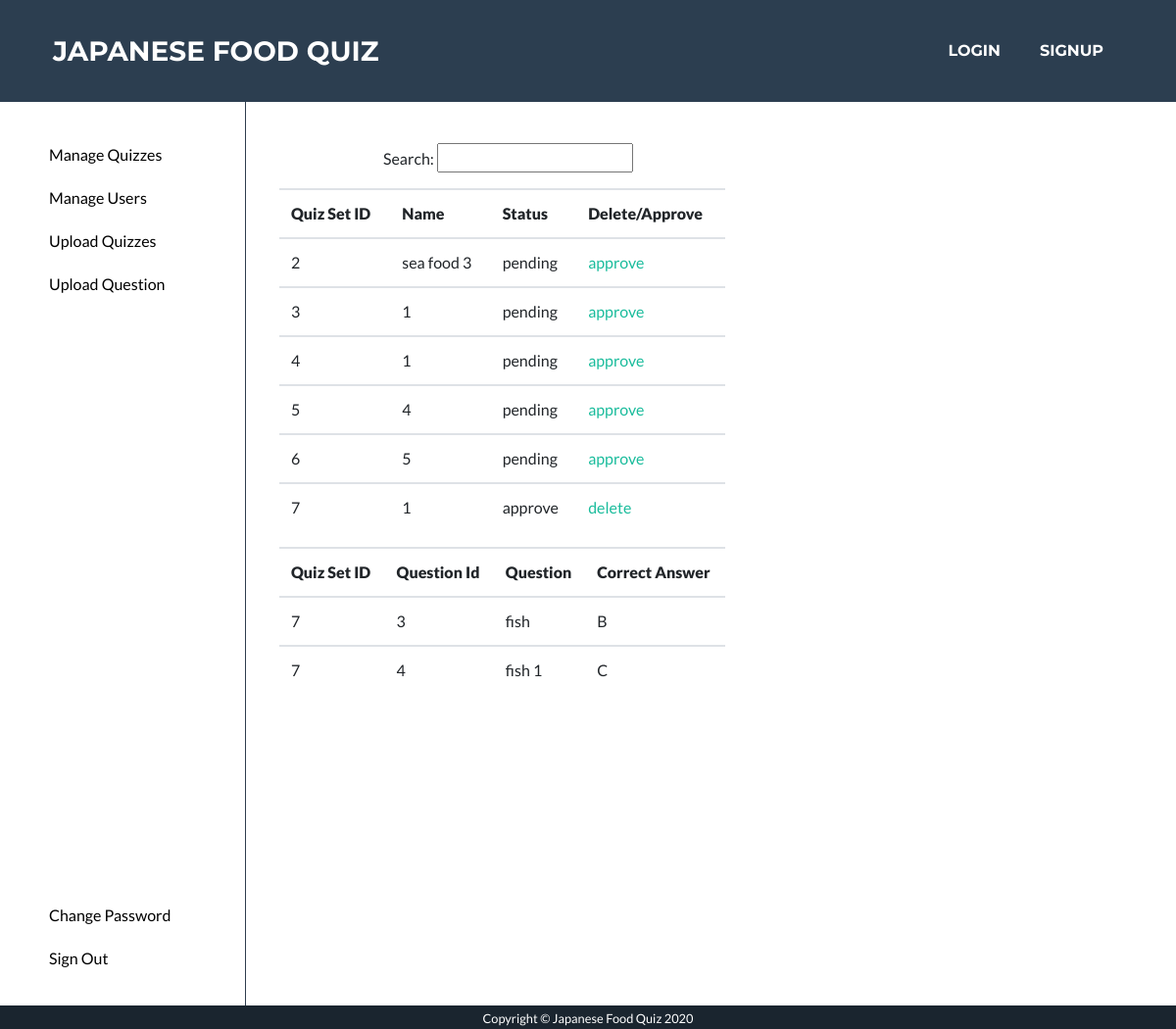
The page /manage_quiz (signed in) on the database as committed earlier.
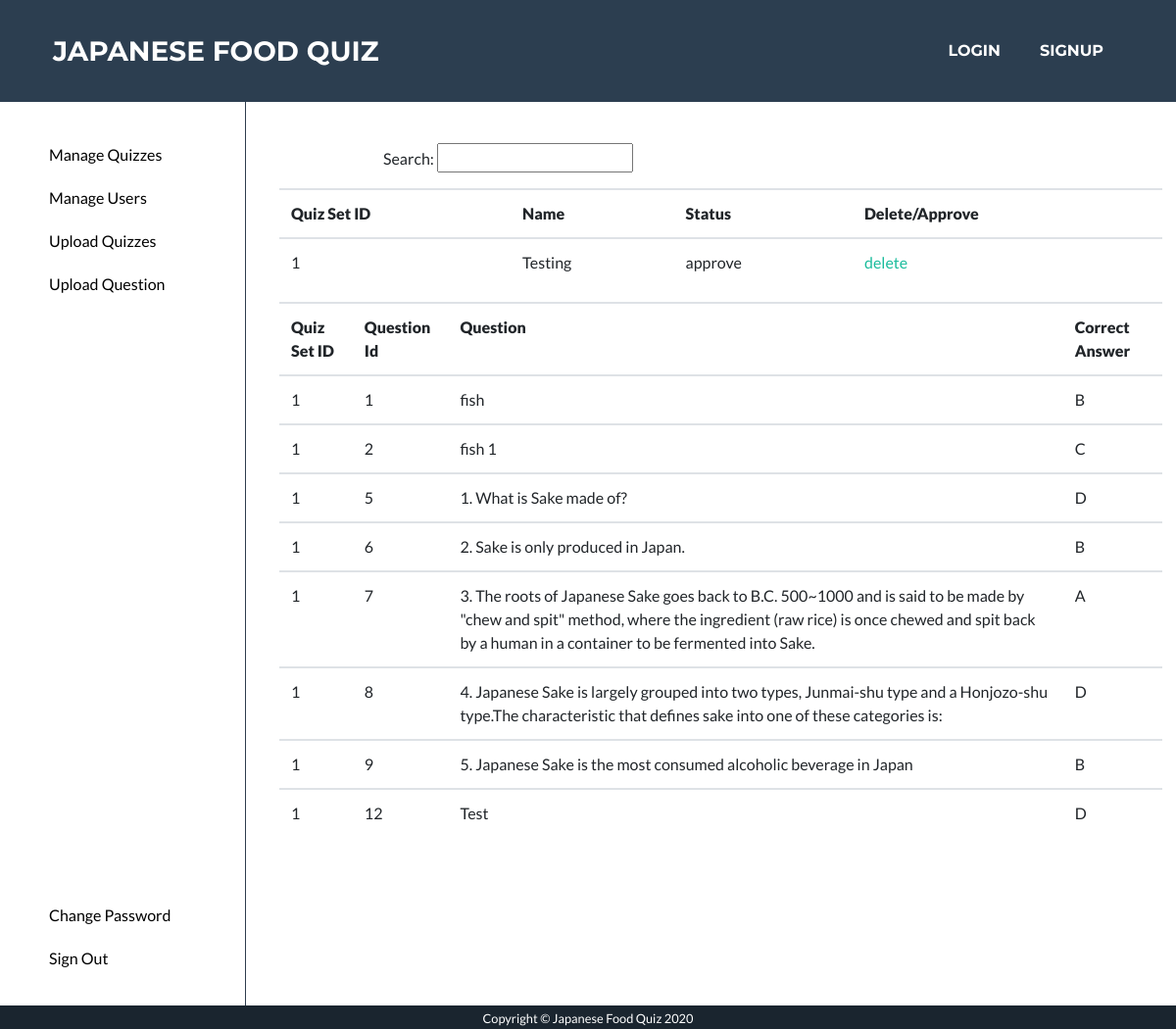
The same page on the database as committed later.
### app/models.py (models this page shows, shortened)
class QuizSet(db.Model):
    __table_args__ = {'extend_existing': True}
    quizSetID = db.Column(db.Integer, primary_key=True)
    name = db.Column(db.String(100))
    description = db.Column(db.String(100))
    picture = db.Column(db.String(100))
    userID = db.Column(db.String)
    status = db.Column(db.String(100))

class Question(db.Model):
    __table_args__ = {'extend_existing': True}
    questionID = db.Column(db.Integer, primary_key=True)
    quizSetID = db.Column(db.Integer)
    question = db.Column(db.String(1000))
    choiceA = db.Column(db.String(100))
    choiceB = db.Column(db.String(100))
    choiceC = db.Column(db.String(100))
    choiceD = db.Column(db.String(100))
    correctAnswer = db.Column(db.String(2))

### app/routes.py (the view)
@app.route('/manage_quiz')
@login_required
def manage_quiz():
    user = current_user
    if user.name != 'admin':
        return redirect('/admin')
    quizSetIds = []
    quizSets = QuizSet.query.all()
    for quizSet in quizSets:
        quizSetIds.append(quizSet.quizSetID)
        if quizSet.status == "running":
            quizSet.href = "/delete_quiz_set?id="+ str(quizSet.quizSetID)
    questions = Question.query.all()
    show_questions = []
    for question in questions:
        if question.quizSetID in quizSetIds:
            show_questions.append(question)
    return render_template('manage_quiz.html', quizSets=quizSets, questions=show_questions)

### app/models.py (called while the page is built)
@login.user_loader
def load_user(id):
    user = User.query.filter_by(id=(int(id))).first()
    return user

### app/templates/manage_quiz.html (shortened to what this page needs)
<!DOCTYPE html>
<html lang="en">
  <head>
    <link href="/static/style.css" rel="stylesheet" />
    <link rel="stylesheet" type="text/css" href="static/default.css" />
    <link rel="stylesheet" type="text/css" href="static/admin_page.css" />
    {% extends 'base.html' %} {% block content %}
    <div class="main">
      <div class="navbar2">
        <ul class="nav_ul2">
          <li class="nav_list2">
            <a href="/manage_quiz"><button>Manage Quizzes</button> </a>
          </li>
          <li class="nav_list2">
            <a href="/manage_user"><button>Manage Users</button> </a>
          </li>
          <li class="nav_list2">
            <a href="/upload_question_set"><button>Upload Quizzes</button> </a>
          </li>
          <li class="nav_list2">
            <a href="/upload_quiz"><button>Upload Question</button></a>
          </li>
          <li class="nav_list2_bottom"><a href="/admin_change_password"><button>Change Password</button></a></li>
          <li class="nav_list2"><a href="/logout"><button>Sign Out</button></a></li>
        </ul>
      </div>
      <div class="main_part">
        <p class="search">Search: <input type="text" /></p>
      <div class="flex_list container">
       <table class='table'>
              <tr>
                  <th><strong>Quiz Set ID</strong></th>
                  <th><strong>Name</strong></th>
                  <th><strong>Status</strong></th>
                  <th><strong>Delete/Approve</strong></th>
              </tr>
               {% for quizSet in quizSets %}
                  <tr>
                          <td>{{ quizSet.quizSetID }}</td>
                          <td>{{ quizSet.name }}</td>
                          <td>{{ quizSet.status }}</td>
                          {%  if quizSet.status== "approve" %}
                          <td style="text-align: left;" ><a href="/delete_quiz_set?id={{ quizSet.quizSetID }}">delete</a></td>
                          {% else %}
                          <td style="text-align: left;" ><a href="/delete_quiz_set?id={{ quizSet.quizSetID }}">approve</a></td>
                          {% endif %}
                  </tr>
               {% endfor %}
       </table>
      </div>
      <div class="flex_list container">
       <table class='table'>
              <tr>
                  <th><strong>Quiz Set ID</strong></th>
                  <th><strong>Question Id</strong></th>
                  <th><strong>Question</strong></th>
                  <th><strong>Correct Answer</strong></th>
              </tr>
               {% for question in questions %}
                  <tr>
                          <td>{{ question.quizSetID }}</td>
                          <td>{{ question.questionID }}</td>
                          <td>{{ question.question }}</td>
                          <td>{{ question.correctAnswer}} </td>
                  </tr>
               {% endfor %}
       </table>
      </div>
      </div>
    </div>
    {% endblock %}

Rows that differ between the two databases and show on the page:
removed QuizSet: quizSetID "2", name "sea food 3", status "pending"
removed QuizSet: quizSetID "3", name "1", status "pending"
removed QuizSet: quizSetID "4", name "1", status "pending"
removed QuizSet: quizSetID "5", name "4", status "pending"
removed QuizSet: quizSetID "6", name "5", status "pending"
removed QuizSet: quizSetID "7", name "1", status "approve"
no longer on this page (row unchanged): Question: quizSetID "7", questionID "3", question "fish", correctAnswer "B"
no longer on this page (row unchanged): Question: quizSetID "7", questionID "4", question "fish 1", correctAnswer "C"
added QuizSet: quizSetID "1", name "Testing", status "approve"
now on this page (row unchanged): Question: quizSetID "1", questionID "1", question "fish", correctAnswer "B"
now on this page (row unchanged): Question: quizSetID "1", questionID "2", question "fish 1", correctAnswer "C"
added Question: quizSetID "1", questionID "5", question "1. What is Sake made of?", correctAnswer "D"
added Question: quizSetID "1", questionID "6", question "2. Sake is only produced in Japan.", correctAnswer "B"
added Question: quizSetID "1", questionID "7", question "3. The roots of Japanese Sake goes back to B.C. 500~1000 and is said to be made by \"chew and spit\" method, where the ingredient (raw rice) is once chewed and spit back by a human in a container to be fermented into Sake.", correctAnswer "A"
added Question: quizSetID "1", questionID "8", question "4. Japanese Sake is largely grouped into two types, Junmai-shu type and a Honjozo-shu type.The characteristic that defines sake into one of these categories is:", correctAnswer "D"
added Question: quizSetID "1", questionID "9", question "5. Japanese Sake is the most consumed alcoholic beverage in Japan", correctAnswer "B"
added Question: quizSetID "1", questionID "12", question "Test", correctAnswer "D"
